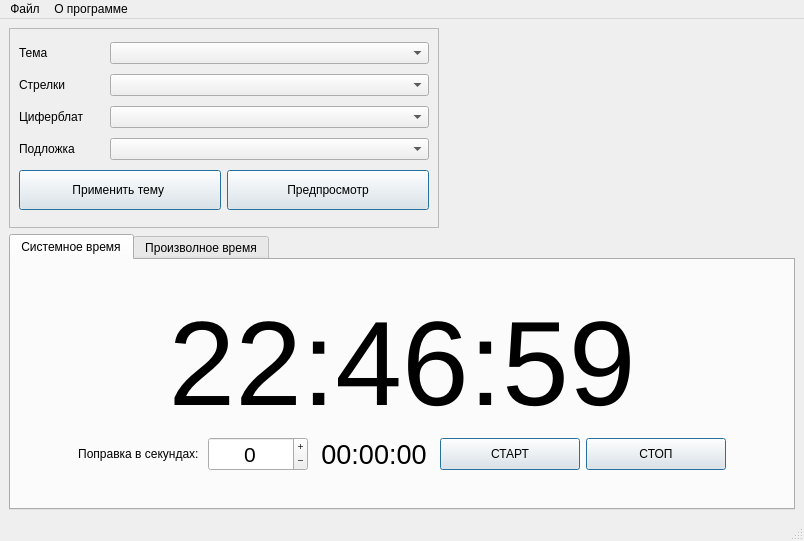
<?xml version="1.0" encoding="UTF-8"?>
<ui version="4.0">
 <class>MainWindow</class>
 <widget class="QMainWindow" name="MainWindow">
  <property name="windowModality">
   <enum>Qt::NonModal</enum>
  </property>
  <property name="enabled">
   <bool>true</bool>
  </property>
  <property name="geometry">
   <rect>
    <x>0</x>
    <y>0</y>
    <width>804</width>
    <height>541</height>
   </rect>
  </property>
  <property name="focusPolicy">
   <enum>Qt::NoFocus</enum>
  </property>
  <property name="contextMenuPolicy">
   <enum>Qt::DefaultContextMenu</enum>
  </property>
  <property name="acceptDrops">
   <bool>false</bool>
  </property>
  <property name="windowTitle">
   <string>Стрелочные часы для vMix</string>
  </property>
  <property name="windowIcon">
   <iconset resource="res/resurse.qrc">
    <normaloff>:/open/time_ico.png</normaloff>:/open/time_ico.png</iconset>
  </property>
  <property name="accessibleName">
   <string/>
  </property>
  <property name="accessibleDescription">
   <string/>
  </property>
  <property name="layoutDirection">
   <enum>Qt::LeftToRight</enum>
  </property>
  <property name="autoFillBackground">
   <bool>false</bool>
  </property>
  <property name="inputMethodHints">
   <set>Qt::ImhNone</set>
  </property>
  <property name="documentMode">
   <bool>false</bool>
  </property>
  <property name="tabShape">
   <enum>QTabWidget::Rounded</enum>
  </property>
  <property name="dockNestingEnabled">
   <bool>true</bool>
  </property>
  <property name="dockOptions">
   <set>QMainWindow::AllowNestedDocks|QMainWindow::AllowTabbedDocks|QMainWindow::AnimatedDocks|QMainWindow::ForceTabbedDocks|QMainWindow::VerticalTabs</set>
  </property>
  <property name="unifiedTitleAndToolBarOnMac">
   <bool>false</bool>
  </property>
  <widget class="QWidget" name="centralwidget">
   <layout class="QGridLayout" name="gridLayout_3">
    <item row="0" column="0">
     <layout class="QHBoxLayout" name="horizontalLayout_6">
      <item>
       <widget class="QFrame" name="frame">
        <property name="frameShape">
         <enum>QFrame::StyledPanel</enum>
        </property>
        <property name="frameShadow">
         <enum>QFrame::Raised</enum>
        </property>
        <layout class="QGridLayout" name="gridLayout_2">
         <item row="4" column="0">
          <layout class="QHBoxLayout" name="horizontalLayout_7">
           <item>
            <widget class="QPushButton" name="pushButton">
             <property name="minimumSize">
              <size>
               <width>200</width>
               <height>40</height>
              </size>
             </property>
             <property name="toolTip">
              <string>Применение выбранных настроек темы</string>
             </property>
             <property name="text">
              <string>Применить тему </string>
             </property>
             <property name="autoDefault">
              <bool>false</bool>
             </property>
             <property name="default">
              <bool>true</bool>
             </property>
             <property name="flat">
              <bool>false</bool>
             </property>
            </widget>
           </item>
           <item>
            <widget class="QPushButton" name="pushButton_5">
             <property name="minimumSize">
              <size>
               <width>200</width>
               <height>40</height>
              </size>
             </property>
             <property name="toolTip">
              <string>Предварительный просмотр темы без применения изменений в теме</string>
             </property>
             <property name="text">
              <string>Предпросмотр</string>
             </property>
             <property name="default">
              <bool>true</bool>
             </property>
            </widget>
           </item>
          </layout>
         </item>
         <item row="3" column="0">
          <layout class="QHBoxLayout" name="horizontalLayout_2">
           <item>
            <widget class="QLabel" name="label_4">
             <property name="minimumSize">
              <size>
               <width>85</width>
               <height>0</height>
              </size>
             </property>
             <property name="maximumSize">
              <size>
               <width>85</width>
               <height>16777215</height>
              </size>
             </property>
             <property name="text">
              <string>Подложка</string>
             </property>
            </widget>
           </item>
           <item>
            <widget class="QComboBox" name="comboBox_4">
             <property name="minimumSize">
              <size>
               <width>300</width>
               <height>0</height>
              </size>
             </property>
             <property name="toolTip">
              <string>Доступные варианты фонового изображения</string>
             </property>
            </widget>
           </item>
          </layout>
         </item>
         <item row="1" column="0">
          <layout class="QHBoxLayout" name="horizontalLayout">
           <property name="spacing">
            <number>6</number>
           </property>
           <item>
            <widget class="QLabel" name="label_2">
             <property name="minimumSize">
              <size>
               <width>85</width>
               <height>0</height>
              </size>
             </property>
             <property name="maximumSize">
              <size>
               <width>85</width>
               <height>16777215</height>
              </size>
             </property>
             <property name="text">
              <string>Стрелки</string>
             </property>
            </widget>
           </item>
           <item>
            <widget class="QComboBox" name="comboBox_2">
             <property name="minimumSize">
              <size>
               <width>200</width>
               <height>0</height>
              </size>
             </property>
             <property name="maximumSize">
              <size>
               <width>16777215</width>
               <height>16777215</height>
              </size>
             </property>
             <property name="toolTip">
              <string>Доступные варианты стрелок (дизайн)</string>
             </property>
            </widget>
           </item>
          </layout>
         </item>
         <item row="0" column="0">
          <layout class="QGridLayout" name="gridLayout">
           <item row="0" column="1">
            <widget class="QComboBox" name="comboBox">
             <property name="minimumSize">
              <size>
               <width>200</width>
               <height>0</height>
              </size>
             </property>
             <property name="toolTip">
              <string>Доступный список тем</string>
             </property>
            </widget>
           </item>
           <item row="0" column="0">
            <widget class="QLabel" name="label">
             <property name="minimumSize">
              <size>
               <width>85</width>
               <height>0</height>
              </size>
             </property>
             <property name="maximumSize">
              <size>
               <width>85</width>
               <height>16777215</height>
              </size>
             </property>
             <property name="text">
              <string>Тема</string>
             </property>
            </widget>
           </item>
          </layout>
         </item>
         <item row="2" column="0">
          <layout class="QHBoxLayout" name="horizontalLayout_5">
           <item>
            <widget class="QLabel" name="label_3">
             <property name="minimumSize">
              <size>
               <width>85</width>
               <height>0</height>
              </size>
             </property>
             <property name="maximumSize">
              <size>
               <width>85</width>
               <height>16777215</height>
              </size>
             </property>
             <property name="text">
              <string>Циферблат</string>
             </property>
             <property name="alignment">
              <set>Qt::AlignLeading|Qt::AlignLeft|Qt::AlignVCenter</set>
             </property>
            </widget>
           </item>
           <item>
            <widget class="QComboBox" name="comboBox_3">
             <property name="minimumSize">
              <size>
               <width>180</width>
               <height>0</height>
              </size>
             </property>
             <property name="toolTip">
              <string>Доступные варианты циферблата</string>
             </property>
            </widget>
           </item>
          </layout>
         </item>
        </layout>
       </widget>
      </item>
      <item>
       <widget class="QLabel" name="label_8">
        <property name="minimumSize">
         <size>
          <width>350</width>
          <height>200</height>
         </size>
        </property>
        <property name="maximumSize">
         <size>
          <width>350</width>
          <height>200</height>
         </size>
        </property>
        <property name="toolTip">
         <string>Окно предварительного просмотра</string>
        </property>
        <property name="frameShape">
         <enum>QFrame::NoFrame</enum>
        </property>
        <property name="frameShadow">
         <enum>QFrame::Raised</enum>
        </property>
        <property name="text">
         <string/>
        </property>
        <property name="textFormat">
         <enum>Qt::PlainText</enum>
        </property>
        <property name="pixmap">
         <pixmap>../../../.designer/backup/time.png</pixmap>
        </property>
        <property name="scaledContents">
         <bool>true</bool>
        </property>
        <property name="alignment">
         <set>Qt::AlignCenter</set>
        </property>
        <property name="wordWrap">
         <bool>false</bool>
        </property>
        <property name="margin">
         <number>7</number>
        </property>
        <property name="indent">
         <number>-3</number>
        </property>
       </widget>
      </item>
     </layout>
    </item>
    <item row="1" column="0">
     <layout class="QHBoxLayout" name="horizontalLayout_3">
      <item>
       <widget class="QTabWidget" name="tabWidget">
        <property name="toolTip">
         <string/>
        </property>
        <property name="currentIndex">
         <number>0</number>
        </property>
        <widget class="QWidget" name="tab">
         <attribute name="title">
          <string>Системное время</string>
         </attribute>
         <layout class="QGridLayout" name="gridLayout_7">
          <item row="2" column="1">
           <spacer name="verticalSpacer_2">
            <property name="orientation">
             <enum>Qt::Vertical</enum>
            </property>
            <property name="sizeHint" stdset="0">
             <size>
              <width>20</width>
              <height>40</height>
             </size>
            </property>
           </spacer>
          </item>
          <item row="1" column="1">
           <layout class="QVBoxLayout" name="verticalLayout">
            <item>
             <widget class="QLabel" name="label_6">
              <property name="minimumSize">
               <size>
                <width>0</width>
                <height>0</height>
               </size>
              </property>
              <property name="font">
               <font>
                <pointsize>90</pointsize>
               </font>
              </property>
              <property name="toolTip">
               <string>Текущее системное время без учета поправок</string>
              </property>
              <property name="text">
               <string>22:46:59</string>
              </property>
              <property name="textFormat">
               <enum>Qt::PlainText</enum>
              </property>
              <property name="alignment">
               <set>Qt::AlignCenter</set>
              </property>
             </widget>
            </item>
            <item>
             <layout class="QHBoxLayout" name="horizontalLayout_9">
              <item>
               <spacer name="horizontalSpacer_4">
                <property name="orientation">
                 <enum>Qt::Horizontal</enum>
                </property>
                <property name="sizeHint" stdset="0">
                 <size>
                  <width>40</width>
                  <height>20</height>
                 </size>
                </property>
               </spacer>
              </item>
              <item>
               <widget class="QLabel" name="label_10">
                <property name="text">
                 <string>Поправка в секундах: </string>
                </property>
                <property name="alignment">
                 <set>Qt::AlignCenter</set>
                </property>
               </widget>
              </item>
              <item>
               <widget class="QSpinBox" name="spinBox">
                <property name="enabled">
                 <bool>true</bool>
                </property>
                <property name="sizePolicy">
                 <sizepolicy hsizetype="Maximum" vsizetype="Maximum">
                  <horstretch>0</horstretch>
                  <verstretch>0</verstretch>
                 </sizepolicy>
                </property>
                <property name="minimumSize">
                 <size>
                  <width>100</width>
                  <height>0</height>
                 </size>
                </property>
                <property name="maximumSize">
                 <size>
                  <width>100</width>
                  <height>16777215</height>
                 </size>
                </property>
                <property name="sizeIncrement">
                 <size>
                  <width>0</width>
                  <height>0</height>
                 </size>
                </property>
                <property name="baseSize">
                 <size>
                  <width>0</width>
                  <height>0</height>
                 </size>
                </property>
                <property name="font">
                 <font>
                  <pointsize>16</pointsize>
                  <weight>50</weight>
                  <bold>false</bold>
                 </font>
                </property>
                <property name="focusPolicy">
                 <enum>Qt::ClickFocus</enum>
                </property>
                <property name="contextMenuPolicy">
                 <enum>Qt::DefaultContextMenu</enum>
                </property>
                <property name="acceptDrops">
                 <bool>false</bool>
                </property>
                <property name="toolTip">
                 <string>Поправка к текущему времени в секкундах (может быть отрицательной)</string>
                </property>
                <property name="layoutDirection">
                 <enum>Qt::LeftToRight</enum>
                </property>
                <property name="autoFillBackground">
                 <bool>false</bool>
                </property>
                <property name="inputMethodHints">
                 <set>Qt::ImhDigitsOnly</set>
                </property>
                <property name="wrapping">
                 <bool>false</bool>
                </property>
                <property name="frame">
                 <bool>true</bool>
                </property>
                <property name="alignment">
                 <set>Qt::AlignCenter</set>
                </property>
                <property name="readOnly">
                 <bool>false</bool>
                </property>
                <property name="buttonSymbols">
                 <enum>QAbstractSpinBox::PlusMinus</enum>
                </property>
                <property name="specialValueText">
                 <string/>
                </property>
                <property name="accelerated">
                 <bool>false</bool>
                </property>
                <property name="correctionMode">
                 <enum>QAbstractSpinBox::CorrectToPreviousValue</enum>
                </property>
                <property name="showGroupSeparator" stdset="0">
                 <bool>false</bool>
                </property>
                <property name="suffix">
                 <string/>
                </property>
                <property name="minimum">
                 <number>-99</number>
                </property>
                <property name="singleStep">
                 <number>1</number>
                </property>
                <property name="value">
                 <number>0</number>
                </property>
               </widget>
              </item>
              <item>
               <widget class="QLabel" name="label_12">
                <property name="minimumSize">
                 <size>
                  <width>120</width>
                  <height>0</height>
                 </size>
                </property>
                <property name="font">
                 <font>
                  <pointsize>20</pointsize>
                 </font>
                </property>
                <property name="toolTip">
                 <string>Время с учетом поправки</string>
                </property>
                <property name="text">
                 <string>00:00:00</string>
                </property>
                <property name="alignment">
                 <set>Qt::AlignCenter</set>
                </property>
               </widget>
              </item>
              <item>
               <widget class="QPushButton" name="pushButton_6">
                <property name="minimumSize">
                 <size>
                  <width>140</width>
                  <height>32</height>
                 </size>
                </property>
                <property name="toolTip">
                 <string>Запуск таймера</string>
                </property>
                <property name="text">
                 <string>СТАРТ</string>
                </property>
                <property name="default">
                 <bool>true</bool>
                </property>
               </widget>
              </item>
              <item>
               <widget class="QPushButton" name="pushButton_7">
                <property name="minimumSize">
                 <size>
                  <width>140</width>
                  <height>32</height>
                 </size>
                </property>
                <property name="toolTip">
                 <string>Остановить таймер</string>
                </property>
                <property name="text">
                 <string>СТОП</string>
                </property>
                <property name="default">
                 <bool>true</bool>
                </property>
               </widget>
              </item>
              <item>
               <spacer name="horizontalSpacer_3">
                <property name="orientation">
                 <enum>Qt::Horizontal</enum>
                </property>
                <property name="sizeHint" stdset="0">
                 <size>
                  <width>40</width>
                  <height>20</height>
                 </size>
                </property>
               </spacer>
              </item>
             </layout>
            </item>
           </layout>
          </item>
          <item row="0" column="1">
           <spacer name="verticalSpacer">
            <property name="orientation">
             <enum>Qt::Vertical</enum>
            </property>
            <property name="sizeHint" stdset="0">
             <size>
              <width>20</width>
              <height>40</height>
             </size>
            </property>
           </spacer>
          </item>
         </layout>
        </widget>
        <widget class="QWidget" name="tab_2">
         <attribute name="title">
          <string>Произволное время</string>
         </attribute>
         <layout class="QGridLayout" name="gridLayout_6">
          <item row="0" column="1">
           <layout class="QHBoxLayout" name="horizontalLayout_4">
            <item>
             <spacer name="horizontalSpacer_2">
              <property name="orientation">
               <enum>Qt::Horizontal</enum>
              </property>
              <property name="sizeHint" stdset="0">
               <size>
                <width>40</width>
                <height>20</height>
               </size>
              </property>
             </spacer>
            </item>
            <item>
             <widget class="QLabel" name="label_5">
              <property name="sizePolicy">
               <sizepolicy hsizetype="Preferred" vsizetype="Preferred">
                <horstretch>0</horstretch>
                <verstretch>0</verstretch>
               </sizepolicy>
              </property>
              <property name="minimumSize">
               <size>
                <width>0</width>
                <height>0</height>
               </size>
              </property>
              <property name="maximumSize">
               <size>
                <width>16777215</width>
                <height>16777215</height>
               </size>
              </property>
              <property name="font">
               <font>
                <pointsize>90</pointsize>
               </font>
              </property>
              <property name="toolTip">
               <string>Время заданое пользователем</string>
              </property>
              <property name="text">
               <string>22:46:59</string>
              </property>
              <property name="textFormat">
               <enum>Qt::PlainText</enum>
              </property>
              <property name="alignment">
               <set>Qt::AlignCenter</set>
              </property>
             </widget>
            </item>
            <item>
             <spacer name="horizontalSpacer">
              <property name="orientation">
               <enum>Qt::Horizontal</enum>
              </property>
              <property name="sizeHint" stdset="0">
               <size>
                <width>40</width>
                <height>20</height>
               </size>
              </property>
             </spacer>
            </item>
            <item>
             <layout class="QGridLayout" name="gridLayout_4">
              <item row="1" column="0">
               <widget class="QLabel" name="label_9">
                <property name="text">
                 <string>Установка времени</string>
                </property>
                <property name="alignment">
                 <set>Qt::AlignCenter</set>
                </property>
               </widget>
              </item>
              <item row="2" column="0">
               <widget class="QTimeEdit" name="timeEdit">
                <property name="sizePolicy">
                 <sizepolicy hsizetype="Minimum" vsizetype="Fixed">
                  <horstretch>0</horstretch>
                  <verstretch>0</verstretch>
                 </sizepolicy>
                </property>
                <property name="minimumSize">
                 <size>
                  <width>160</width>
                  <height>0</height>
                 </size>
                </property>
                <property name="maximumSize">
                 <size>
                  <width>130</width>
                  <height>16777215</height>
                 </size>
                </property>
                <property name="font">
                 <font>
                  <pointsize>20</pointsize>
                 </font>
                </property>
                <property name="inputMethodHints">
                 <set>Qt::ImhPreferNumbers</set>
                </property>
                <property name="alignment">
                 <set>Qt::AlignCenter</set>
                </property>
                <property name="maximumTime">
                 <time>
                  <hour>12</hour>
                  <minute>59</minute>
                  <second>59</second>
                 </time>
                </property>
                <property name="minimumTime">
                 <time>
                  <hour>1</hour>
                  <minute>0</minute>
                  <second>0</second>
                 </time>
                </property>
                <property name="currentSection">
                 <enum>QDateTimeEdit::HourSection</enum>
                </property>
                <property name="displayFormat">
                 <string notr="true">HH:mm:ss</string>
                </property>
                <property name="calendarPopup">
                 <bool>false</bool>
                </property>
                <property name="timeSpec">
                 <enum>Qt::LocalTime</enum>
                </property>
                <property name="time">
                 <time>
                  <hour>1</hour>
                  <minute>0</minute>
                  <second>0</second>
                 </time>
                </property>
               </widget>
              </item>
              <item row="3" column="0">
               <widget class="QPushButton" name="pushButton_4">
                <property name="minimumSize">
                 <size>
                  <width>160</width>
                  <height>40</height>
                 </size>
                </property>
                <property name="maximumSize">
                 <size>
                  <width>200</width>
                  <height>60</height>
                 </size>
                </property>
                <property name="toolTip">
                 <string>Запуск таймера</string>
                </property>
                <property name="text">
                 <string>СТАРТ</string>
                </property>
                <property name="default">
                 <bool>true</bool>
                </property>
                <property name="flat">
                 <bool>false</bool>
                </property>
               </widget>
              </item>
              <item row="4" column="0">
               <widget class="QPushButton" name="pushButton_3">
                <property name="minimumSize">
                 <size>
                  <width>140</width>
                  <height>40</height>
                 </size>
                </property>
                <property name="maximumSize">
                 <size>
                  <width>200</width>
                  <height>60</height>
                 </size>
                </property>
                <property name="toolTip">
                 <string>Пауза</string>
                </property>
                <property name="text">
                 <string>ПАУЗА</string>
                </property>
                <property name="default">
                 <bool>true</bool>
                </property>
                <property name="flat">
                 <bool>false</bool>
                </property>
               </widget>
              </item>
              <item row="5" column="0">
               <widget class="QPushButton" name="pushButton_2">
                <property name="minimumSize">
                 <size>
                  <width>140</width>
                  <height>40</height>
                 </size>
                </property>
                <property name="maximumSize">
                 <size>
                  <width>200</width>
                  <height>60</height>
                 </size>
                </property>
                <property name="toolTip">
                 <string>Остановить таймер</string>
                </property>
                <property name="text">
                 <string>СТОП</string>
                </property>
                <property name="default">
                 <bool>true</bool>
                </property>
               </widget>
              </item>
              <item row="0" column="0">
               <spacer name="verticalSpacer_4">
                <property name="orientation">
                 <enum>Qt::Vertical</enum>
                </property>
                <property name="sizeHint" stdset="0">
                 <size>
                  <width>20</width>
                  <height>40</height>
                 </size>
                </property>
               </spacer>
              </item>
              <item row="6" column="0">
               <spacer name="verticalSpacer_3">
                <property name="orientation">
                 <enum>Qt::Vertical</enum>
                </property>
                <property name="sizeHint" stdset="0">
                 <size>
                  <width>20</width>
                  <height>40</height>
                 </size>
                </property>
               </spacer>
              </item>
             </layout>
            </item>
           </layout>
          </item>
         </layout>
        </widget>
       </widget>
      </item>
     </layout>
    </item>
   </layout>
  </widget>
  <widget class="QStatusBar" name="statusBar">
   <property name="font">
    <font>
     <weight>75</weight>
     <bold>true</bold>
    </font>
   </property>
   <property name="inputMethodHints">
    <set>Qt::ImhNone</set>
   </property>
  </widget>
  <widget class="QMenuBar" name="menuBar">
   <property name="geometry">
    <rect>
     <x>0</x>
     <y>0</y>
     <width>804</width>
     <height>22</height>
    </rect>
   </property>
   <widget class="QMenu" name="menu">
    <property name="title">
     <string>Файл</string>
    </property>
    <addaction name="separator"/>
    <addaction name="action_7"/>
    <addaction name="separator"/>
    <addaction name="action"/>
    <addaction name="action_2"/>
    <addaction name="separator"/>
    <addaction name="action_8"/>
   </widget>
   <widget class="QMenu" name="menu_2">
    <property name="title">
     <string>О программе</string>
    </property>
    <addaction name="action_4"/>
    <addaction name="action_3"/>
    <addaction name="separator"/>
    <addaction name="action_6"/>
   </widget>
   <addaction name="menu"/>
   <addaction name="menu_2"/>
  </widget>
  <action name="action">
   <property name="icon">
    <iconset resource="res/resurse.qrc">
     <normaloff>:/open/save.png</normaloff>:/open/save.png</iconset>
   </property>
   <property name="text">
    <string>Сохранить настройки</string>
   </property>
   <property name="shortcut">
    <string>Shift+S</string>
   </property>
  </action>
  <action name="action_2">
   <property name="icon">
    <iconset resource="res/resurse.qrc">
     <normaloff>:/open/open.png</normaloff>:/open/open.png</iconset>
   </property>
   <property name="text">
    <string>Загрузить  настройки</string>
   </property>
   <property name="shortcut">
    <string>Shift+O</string>
   </property>
  </action>
  <action name="action_3">
   <property name="icon">
    <iconset resource="res/resurse.qrc">
     <normaloff>:/open/about .png</normaloff>:/open/about .png</iconset>
   </property>
   <property name="text">
    <string>О релизе</string>
   </property>
   <property name="shortcut">
    <string>F2</string>
   </property>
  </action>
  <action name="action_4">
   <property name="icon">
    <iconset resource="res/resurse.qrc">
     <normaloff>:/open/help.png</normaloff>:/open/help.png</iconset>
   </property>
   <property name="text">
    <string>Справка по программе</string>
   </property>
   <property name="shortcut">
    <string>F1</string>
   </property>
  </action>
  <action name="action_6">
   <property name="icon">
    <iconset resource="res/resurse.qrc">
     <normaloff>:/open/author.png</normaloff>:/open/author.png</iconset>
   </property>
   <property name="text">
    <string>Страница автора на github.io</string>
   </property>
   <property name="shortcut">
    <string>F3</string>
   </property>
  </action>
  <action name="action_8">
   <property name="icon">
    <iconset resource="res/resurse.qrc">
     <normaloff>:/open/exit.png</normaloff>:/open/exit.png</iconset>
   </property>
   <property name="text">
    <string>Выход</string>
   </property>
   <property name="shortcut">
    <string>Ctrl+Q</string>
   </property>
  </action>
  <action name="action_7">
   <property name="icon">
    <iconset resource="res/resurse.qrc">
     <normaloff>:/open/save.png</normaloff>:/open/save.png</iconset>
   </property>
   <property name="text">
    <string>Указать путь к файлу данных (CSV)</string>
   </property>
   <property name="shortcut">
    <string>Ctrl+S</string>
   </property>
  </action>
 </widget>
 <resources>
  <include location="res/resurse.qrc"/>
 </resources>
 <connections/>
</ui>
